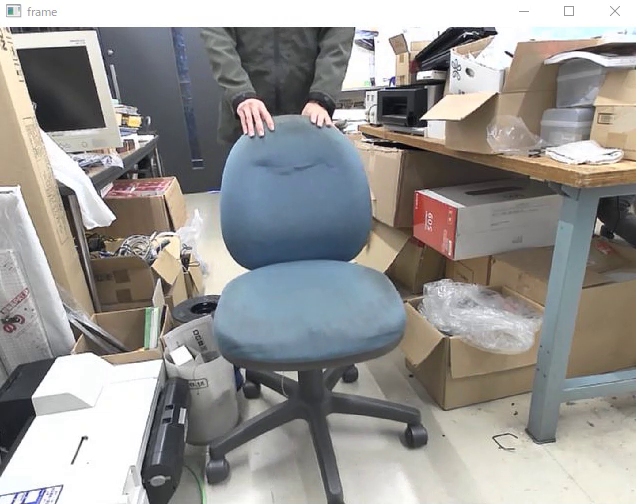
#> input picture frame 26 of range-detect/range3.mp4, 636 x 504 px, given in place of range.mp4, which was not available
$ python movie_range.py
#> lines starting #> are read from the running program, lines starting #| are printed output that depends on the picture; after the words box and inside, x2 and y2 are one past the last pixel; in counts of white or black regions, pixels touching at a corner belong together
import cv2
import numpy as np
import matplotlib.pyplot as plt

#動画を読込み
#カメラの場合は引数に1か0のデバイスIDを記述
video = cv2.VideoCapture('range.mp4')

cascade = cv2.CascadeClassifier('cascade.xml')

while video.isOpened():
    # フレームを読込み
    ret, frame = video.read()
#> frame is the input picture: shape (504, 636, 3); mean B, G, R 146.1, 148.6, 150.3
    #height, width= frame.shape[:2]

    # 読み込めなかった場合は停止
    if not ret: break

    #リサイズ
    frame = cv2.resize(frame, dsize=None, fx=0.5, fy=0.5)
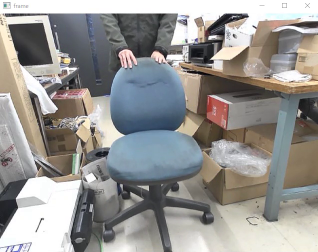
#> frame: shape (252, 318, 3); mean B, G, R 146.2, 148.7, 150.4

    # 検出
    point = cascade.detectMultiScale(frame, scaleFactor=1.02, minNeighbors=1)
#> point = ()

    # 検出できた場合
    if len(point) > 0:
        for (x,y,w,h) in point:
            cv2.rectangle(frame, (x,y),(x+w,y+h), (0, 0, 255), thickness=2)


        #距離計算
        w1=443*0.5#基準
        width1=1920#基準

        L=2*(w1/w)
        #L=2*((w1/width1)/(w/width))
        L=round(L, 3)

        #テキスト表示
        '''cv2.putText(frame,
                ("W: "+str(w)+"[px]"),
                org=(10, 80),
                fontFace=cv2.FONT_HERSHEY_SIMPLEX,
                fontScale=2,
                color=(0, 0, 255),
                thickness=3,
                lineType=cv2.LINE_4)

        cv2.putText(frame,
                ("L: "+str(L)+"[m]"),
                org=(10, 160),
                fontFace=cv2.FONT_HERSHEY_SIMPLEX,
                fontScale=0.5,
                color=(0, 0, 255),
                thickness=3,
                lineType=cv2.LINE_4)'''
        #描画

        cv2.imshow('frame', frame)
        print(L)

        # enterキーの押下で処理を中止
        key = cv2.waitKey(1) & 0xFF
        if key == 13: break

#メモリの解放
video.release()
cv2.destroyAllWindows()

$ run again, starting later in the video
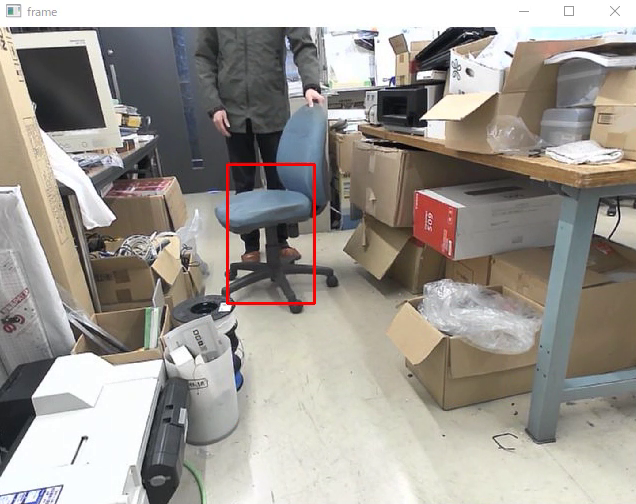
#> input picture frame 117 of range-detect/range3.mp4, 636 x 504 px, given in place of range.mp4, which was not available
#> frame is the input picture: shape (504, 636, 3); mean B, G, R 146.1, 152.6, 157.6
#> `frame = cv2.resize(frame, dsize=None, fx=0.5, fy=0.5)`:
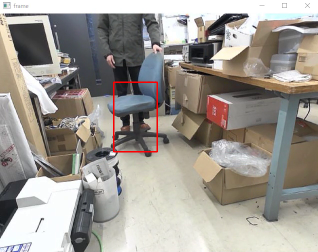
#> frame: shape (252, 318, 3); mean B, G, R 146.2, 152.8, 157.7
#> point = ()

$ run again, starting later in the video
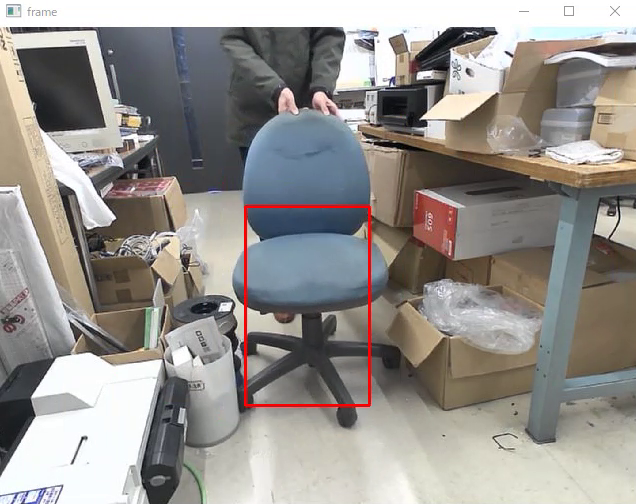
#> input picture frame 209 of range-detect/range3.mp4, 636 x 504 px, given in place of range.mp4, which was not available
#> frame is the input picture: shape (504, 636, 3); mean B, G, R 141.1, 145.2, 149
#> `frame = cv2.resize(frame, dsize=None, fx=0.5, fy=0.5)`:
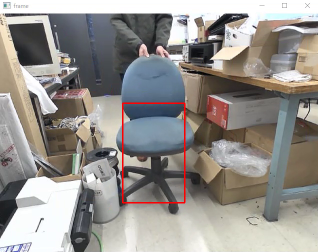
#> frame: shape (252, 318, 3); mean B, G, R 141.2, 145.3, 149.1
#> point = [[124, 106, 58, 93]]
#> the loop `for (x,y,w,h) in point:` made 1 pass
#> after the loop `for (x,y,w,h) in point:`:
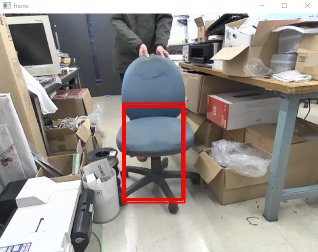
#> frame: shape (252, 318, 3); 1.13% of pixels changed, all inside (x1, y1, x2, y2) = (123, 105, 184, 201)
#> L = 7.64
#| 7.638
